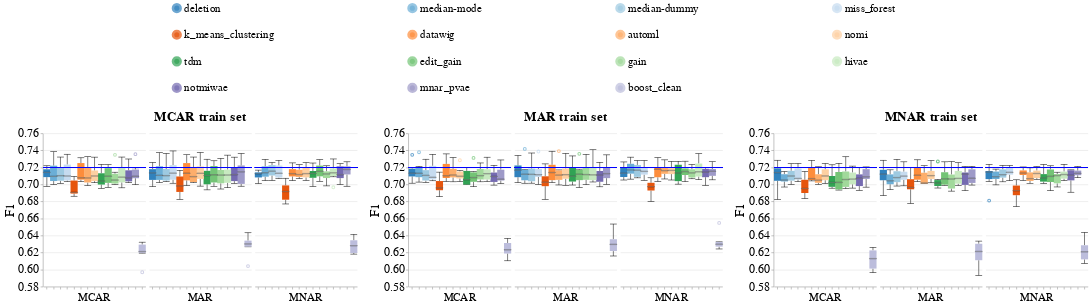

Notebook code cell kept with this figure:
### Code cell
create_box_plots_for_diff_imputers_v2(dataset_name=DATASET_NAME,
                                      model_name='mlp_clf',
                                      metric_name='f1',
                                      db_client=db_client)

### Figure 1 — Vega-Lite specification as saved in the notebook (floating-point values rounded to 4 significant figures; data arrays with more than 128 entries replaced by an {"elided": "..."} marker saying what was removed)
{"config": {"view": {"continuousWidth": 400, "continuousHeight": 300, "stroke": null}, "axis": {"labelFontSize": 24, "labelFontWeight": "normal", "titleFontSize": 26, "titleFontWeight": "normal"}, "facet": {"spacing": 5}, "header": {"labelFontSize": 22, "labelOrient": "bottom", "labelPadding": 5, "titleFontSize": 26}, "legend": {"columns": 4, "direction": "horizontal", "labelFontSize": 22, "labelLimit": 400, "orient": "top", "symbolOffset": 250, "symbolStrokeWidth": 10, "titleAnchor": "middle", "titleFontSize": 24, "titleLimit": 300}, "title": {"fontSize": 26}}, "hconcat": [{"data": {"name": "data-0902e8dabfb307d3af4e102f7624555b"}, "facet": {"column": {"field": "Test_Injection_Strategy", "sort": ["MCAR", "MAR", "MNAR"], "title": "MCAR train set", "type": "nominal"}}, "spec": {"layer": [{"mark": {"type": "boxplot", "median": {"stroke": "black", "strokeWidth": 0.7}, "ticks": true}, "encoding": {"color": {"field": "Null_Imputer_Name", "scale": {"scheme": "category20c"}, "sort": ["deletion", "median-mode", "median-dummy", "miss_forest", "k_means_clustering", "datawig", "automl", "nomi", "tdm", "edit_gain", "gain", "hivae", "notmiwae", "mnar_pvae"], "title": null, "type": "nominal"}, "x": {"axis": {"labels": false}, "field": "Null_Imputer_Name", "sort": ["deletion", "median-mode", "median-dummy", "miss_forest", "k_means_clustering", "datawig", "automl", "nomi", "tdm", "edit_gain", "gain", "hivae", "notmiwae", "mnar_pvae"], "title": null, "type": "nominal"}, "y": {"field": "Metric_Value", "scale": {"zero": false}, "title": "F1", "type": "quantitative"}}}, {"mark": "rule", "encoding": {"color": {"value": "blue"}, "size": {"value": 2}, "y": {"field": "Baseline_Median", "type": "quantitative"}}}], "width": 200}}, {"data": {"name": "data-2978af3d285bdf188d6a49a017ada7de"}, "facet": {"column": {"field": "Test_Injection_Strategy", "sort": ["MCAR", "MAR", "MNAR"], "title": "MAR train set", "type": "nominal"}}, "spec": {"layer": [{"mark": {"type": "boxplot", "median": {"stroke": "black", "strokeWidth": 0.7}, "ticks": true}, "encoding": {"color": {"field": "Null_Imputer_Name", "scale": {"scheme": "category20c"}, "sort": ["deletion", "median-mode", "median-dummy", "miss_forest", "k_means_clustering", "datawig", "automl", "nomi", "tdm", "edit_gain", "gain", "hivae", "notmiwae", "mnar_pvae"], "title": null, "type": "nominal"}, "x": {"axis": {"labels": false}, "field": "Null_Imputer_Name", "sort": ["deletion", "median-mode", "median-dummy", "miss_forest", "k_means_clustering", "datawig", "automl", "nomi", "tdm", "edit_gain", "gain", "hivae", "notmiwae", "mnar_pvae"], "title": null, "type": "nominal"}, "y": {"field": "Metric_Value", "scale": {"zero": false}, "title": "F1", "type": "quantitative"}}}, {"mark": "rule", "encoding": {"color": {"value": "blue"}, "size": {"value": 2}, "y": {"field": "Baseline_Median", "type": "quantitative"}}}], "width": 200}}, {"data": {"name": "data-887860e2c00f76e72a9ba49b6662b1d6"}, "facet": {"column": {"field": "Test_Injection_Strategy", "sort": ["MCAR", "MAR", "MNAR"], "title": "MNAR train set", "type": "nominal"}}, "spec": {"layer": [{"mark": {"type": "boxplot", "median": {"stroke": "black", "strokeWidth": 0.7}, "ticks": true}, "encoding": {"color": {"field": "Null_Imputer_Name", "scale": {"scheme": "category20c"}, "sort": ["deletion", "median-mode", "median-dummy", "miss_forest", "k_means_clustering", "datawig", "automl", "nomi", "tdm", "edit_gain", "gain", "hivae", "notmiwae", "mnar_pvae"], "title": null, "type": "nominal"}, "x": {"axis": {"labels": false}, "field": "Null_Imputer_Name", "sort": ["deletion", "median-mode", "median-dummy", "miss_forest", "k_means_clustering", "datawig", "automl", "nomi", "tdm", "edit_gain", "gain", "hivae", "notmiwae", "mnar_pvae"], "title": null, "type": "nominal"}, "y": {"field": "Metric_Value", "scale": {"zero": false}, "title": "F1", "type": "quantitative"}}}, {"mark": "rule", "encoding": {"color": {"value": "blue"}, "size": {"value": 2}, "y": {"field": "Baseline_Median", "type": "quantitative"}}}], "width": 200}}], "resolve": {"scale": {"color": "shared", "y": "shared"}}, "$schema": "https://vega.github.io/schema/vega-lite/v4.17.0.json", "datasets": {"data-0902e8dabfb307d3af4e102f7624555b": {"elided": "270 records"}, "data-2978af3d285bdf188d6a49a017ada7de": {"elided": "270 records"}, "data-887860e2c00f76e72a9ba49b6662b1d6": {"elided": "270 records"}}}
